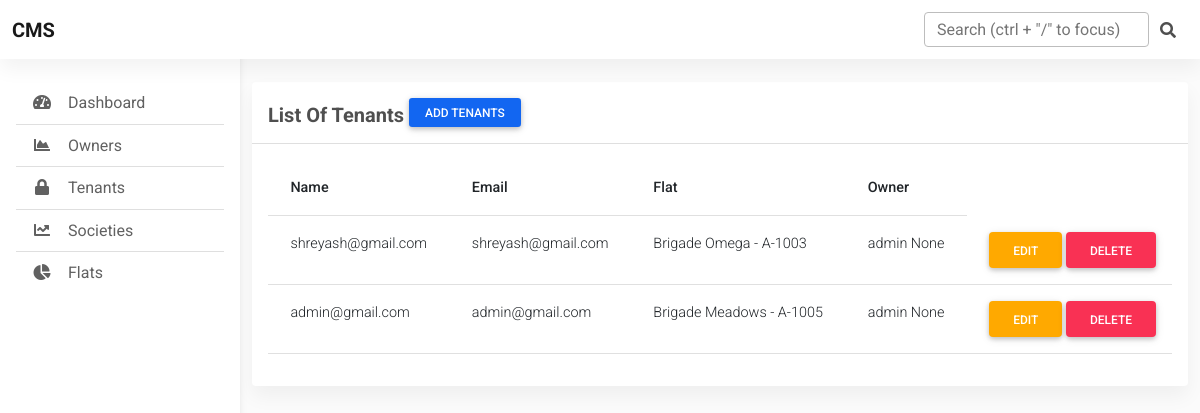
The page /dashboard/tenant/ on the database its author committed.
### accounts/models.py (models this page shows)
class Tenant(models.Model):
    user = models.ForeignKey(CustomUser, on_delete=models.CASCADE)
    owner = models.ForeignKey(Owner, on_delete=models.CASCADE)
    flat = models.ForeignKey(Flat, on_delete=models.CASCADE)
    created_at = models.DateTimeField(auto_now_add=True)
    updated_at = models.DateTimeField(auto_now=True)

class CustomUser(AbstractBaseUser, PermissionsMixin):
    first_name = models.CharField(max_length=20)
    last_name = models.CharField(max_length=20,  null=True, blank=True)
    email = models.EmailField(unique=True, primary_key=True)
    occupation = models.CharField(max_length=20, null=True, blank=True)
    phone = models.PositiveIntegerField(unique=True)
    aadhar = models.PositiveIntegerField(unique=True)
    is_admin = models.BooleanField(default=False)
    is_staff = models.BooleanField(default=False)
    is_active = models.BooleanField(default=True)
    created_at = models.DateTimeField(auto_now_add=True)
    updated_at = models.DateTimeField(auto_now=True)
    EMAIL_FIELD = 'email'
    USERNAME_FIELD = 'email'
    REQUIRED_FIELDS = []
    objects = CustomUserManager()
    @property
    def name(self):
        return f'{self.first_name} {self.last_name}'

class Owner(models.Model):
    flat = models.OneToOneField(Flat, on_delete=models.SET_NULL, null=True)
    user = models.ForeignKey(CustomUser, on_delete=models.CASCADE)
    address = models.CharField(max_length=50, null=True, blank=True)
    created_at = models.DateTimeField(auto_now_add=True)
    updated_at = models.DateTimeField(auto_now=True)
    def __str__(self):
        return self.user.name

### society/models.py (models this page shows, shortened)
class Flat(models.Model):
    society = models.ForeignKey(Society, on_delete=models.CASCADE)
    bhk = models.CharField(max_length=5, choices=BHK_CHOICES)
    number = models.PositiveIntegerField()
    floor_no = models.PositiveIntegerField()
    block = models.CharField(max_length=1)
    created_at = models.DateTimeField(auto_now_add=True)
    updated_at = models.DateTimeField(auto_now=True)
    def __str__(self):
        return f'{self.society.name} - {self.block}-{self.number}'

class Society(models.Model):
    name = models.CharField(max_length=20)
    location = models.CharField(max_length=20)
    image = models.ImageField(upload_to=society_image_upload_path, null=True, blank=True)
    owner_company = models.CharField(max_length=20, null=True , blank=True)
    secretary = models.ForeignKey('accounts.CustomUser', on_delete=models.SET_NULL, null=True, blank=True)
    created_at = models.DateTimeField(auto_now_add=True)
    updated_at = models.DateTimeField(auto_now=True)
    class Meta:
        verbose_name_plural = 'Societies'

### dashboard/views.py (the view)
# urls.py: path('tenant/', views.ListTenantView, name='tenants'),
def ListTenantView(request):
        tenants = Tenant.objects.all()
        context = {
            'tenants': tenants,
        }
        return render(request, 'dashboard/tenants.html', context)

### dashboard/templates/dashboard/tenants.html (shortened to what this page needs)
{% extends 'dashboard/base.html' %}
{% load static %}
{% block content %}
    <section class="mb-4">
        <div class="card">
          <div class="card-header text-left py-3">
            <h5 class="mb-0 text-left">
              <strong>List Of Tenants</strong>
              <a href="{% url 'add-tenant' %}" class="btn btn-primary btn-sm " role="button" aria-disabled="true">Add Tenants </a>
            </h5>
          </div>
          <div class="card-body">
            <div class="table-responsive">
              <table class="table table-hover text-nowrap">
                <thead>
                  <tr>
                    <th scope="col">Name</th>
                    <th scope="col">Email</th>
                    <th scope="col">Flat</th>
                    <th scope="col">Owner</th>
                  </tr>
                </thead>
                <tbody>
                    {% for tenant in tenants %}
                    <tr>
                      <td>{{tenant.user}}</td>
                      <td>{{tenant.user.email}}</td>
                      <td>{{tenant.flat}}</td>
                      <td>{{tenant.owner}}</td>
                      <td>
                          <a href="{% url 'edit-tenant' tenant.id %}" type="button" class="btn btn-warning">Edit</a>
                          <a href="{% url 'delete-tenant' tenant.id %}" type="button" class="btn btn-danger">Delete</a>
                      </td>
                    </tr>
                  {% endfor %}
                </tbody>
              </table>
            </div>
          </div>
        </div>
      </section>
{% endblock %}

### dashboard/static/dashboard/css/admin.css (style rules this page uses)
body { background-color: #fbfbfb; }

### rows shown on the page
Tenant: user "shreyash@gmail.com", user.email "shreyash@gmail.com", flat "Brigade Omega - A-1003", owner "admin None"
Tenant: user "admin@gmail.com", user.email "admin@gmail.com", flat "Brigade Meadows - A-1005", owner "admin None"
